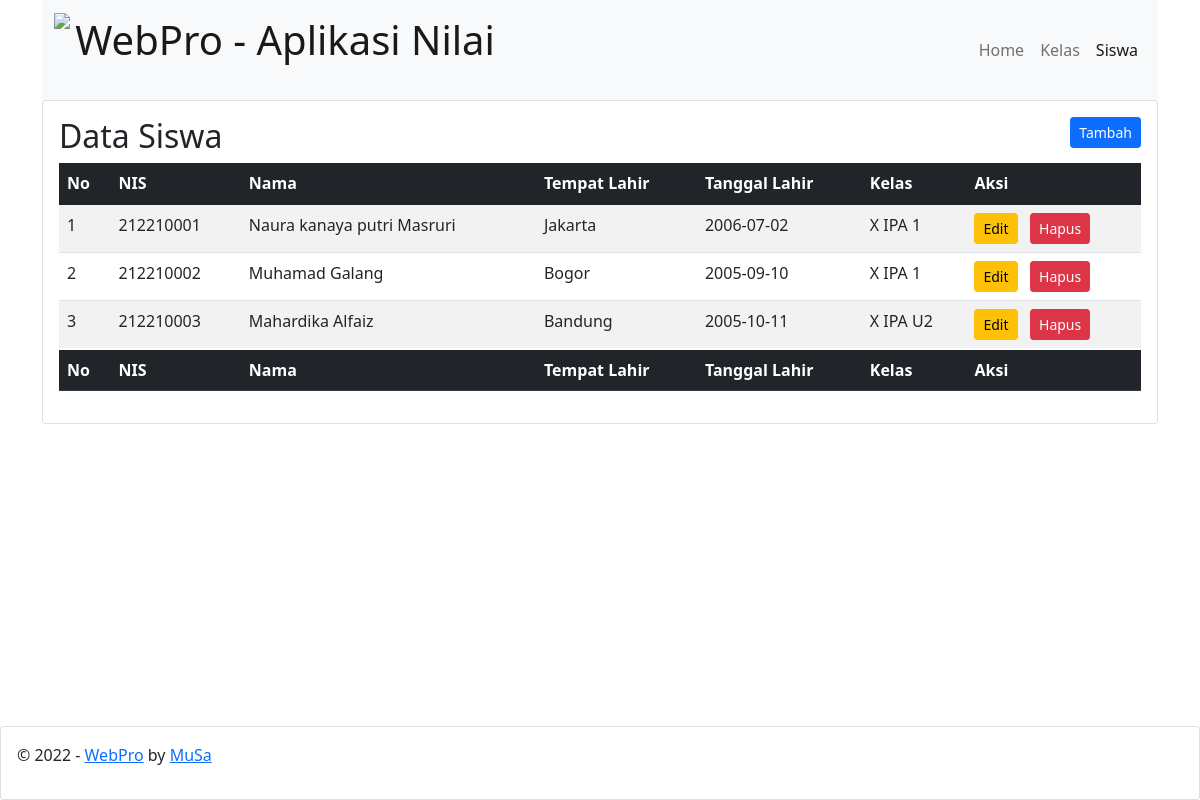
The app's page /siswa/index.php with its own data.
### tables this page shows
CREATE TABLE `siswa` (
  `id` int(7) NOT NULL,
  `nis` varchar(16) DEFAULT NULL,
  `nama` varchar(75) DEFAULT NULL,
  `tempat_lahir` varchar(50) DEFAULT NULL,
  `tanggal_lahir` date DEFAULT NULL,
  `kelas_id` int(5) NOT NULL
);

CREATE TABLE `kelas` (
  `id` int(5) NOT NULL,
  `kelas` varchar(50) DEFAULT NULL,
  `kapasitas` int(3) DEFAULT NULL,
  `terisi` int(3) DEFAULT NULL
);

### siswa/index.php (the view, shortened to what this page needs)
<!DOCTYPE html>
<html lang="en">
<head>
    <link href="https://cdn.jsdelivr.net/npm/bootstrap@5.1.3/dist/css/bootstrap.min.css" rel="stylesheet">
</head>
<body>
    <div class="container">
        <nav class="navbar navbar-expand-lg navbar-light bg-light">
            <div class="container-fluid">
                <a class="navbar-brand" href="../">
                    <img src="../gambar/logo.png" height="74px" class="d-inline-block align-text-center">
                    <span class="h1">WebPro - Aplikasi Nilai</span>
                </a>
                <div>
                    <div class="collapse navbar-collapse" id="navbarNavAltMarkup">
                        <div class="navbar-nav">
                            <a class="nav-link" aria-current="page" href="../">Home</a>
                            <a class="nav-link" href="../kelas">Kelas</a>
                            <a class="nav-link active" href=".">Siswa</a>
                        </div>
                    </div>
                </div>
            </div>
        </nav>
        <div class="card">
            <div class="card-body">
                <div class="mb-2">
                    <span class="h2">Data Siswa</span>
                    <a href="add.php" class="btn btn-primary btn-sm" style="float: right;">Tambah</a>
                </div>
                <table class="table table-striped table-hover">
                    <thead class="table-dark">
                        <tr>
                            <th>No</th>
                            <th>NIS</th>
                            <th>Nama</th>
                            <th>Tempat Lahir</th>
                            <th>Tanggal Lahir</th>
                            <th>Kelas</th>
                            <th>Aksi</th>
                        </tr>
                    </thead>
                    <tbody>
                        <?php
                        require_once('../config.php');
                        $sql = "SELECT siswa.id as sid, siswa.*, kelas.* FROM siswa JOIN kelas ON siswa.kelas_id = kelas.id";
                        $result = mysqli_query($con, $sql);
                        if (mysqli_num_rows($result) > 0) {
                            $no = 1;
                            while ($row = mysqli_fetch_assoc($result)) {
                                echo "<tr>";
                                echo "<td>" . $no . "</td>";
                                echo "<td>" . $row['nis'] . "</td>";
                                echo "<td>" . $row['nama'] . "</td>";
                                echo "<td>" . $row['tempat_lahir'] . "</td>";
                                echo "<td>" . $row['tanggal_lahir'] . "</td>";
                                echo "<td>" . $row['kelas'] . "</td>";
                                echo "<td>";
                                echo "<a href='edit.php?id=" . $row['sid'] . "' class='btn btn-warning btn-sm'>Edit</a> &nbsp;"; ?>
                                <a href="delete.php?id=<?= $row['sid']; ?>" class="btn btn-danger btn-sm" onclick="return confirm('Data Siswa akan dihapus, Yakin?')">Hapus</a>
                                </td>
                                </tr>
                                <?php
                                $no++;
                            }
                        }
                        ?>
                    </tbody>
                    <tfoot class="table-dark">
                        <tr>
                        <th>No</th>
                            <th>NIS</th>
                            <th>Nama</th>
                            <th>Tempat Lahir</th>
                            <th>Tanggal Lahir</th>
                            <th>Kelas</th>
                            <th>Aksi</th>
                        </tr>
                    </tfoot>
                </table>
            </div>
        </div>
        <div class="fixed-bottom">
            <div class="card">
                <div class="card-body">
                    <p>&copy; 2022 - <a href="http://lms.smapluspgri.sch.id" target="_blank" title="Melesat - Menggunakan Elearning Pesat">WebPro</a> by <a href="http://muhidin.web.id" target="_blank" title="Muhidin Saimin">MuSa</a></p>
                </div>
            </div>
        </div>
    </div>
</body>
</html>

### records on screen
siswa: nis "212210001", nama "Naura kanaya putri Masruri", tempat_lahir "Jakarta", tanggal_lahir "2006-07-02", kelas.kelas "X IPA 1"
siswa: nis "212210002", nama "Muhamad Galang", tempat_lahir "Bogor", tanggal_lahir "2005-09-10", kelas.kelas "X IPA 1"
siswa: nis "212210003", nama "Mahardika Alfaiz", tempat_lahir "Bandung", tanggal_lahir "2005-10-11", kelas.kelas "X IPA U2"
